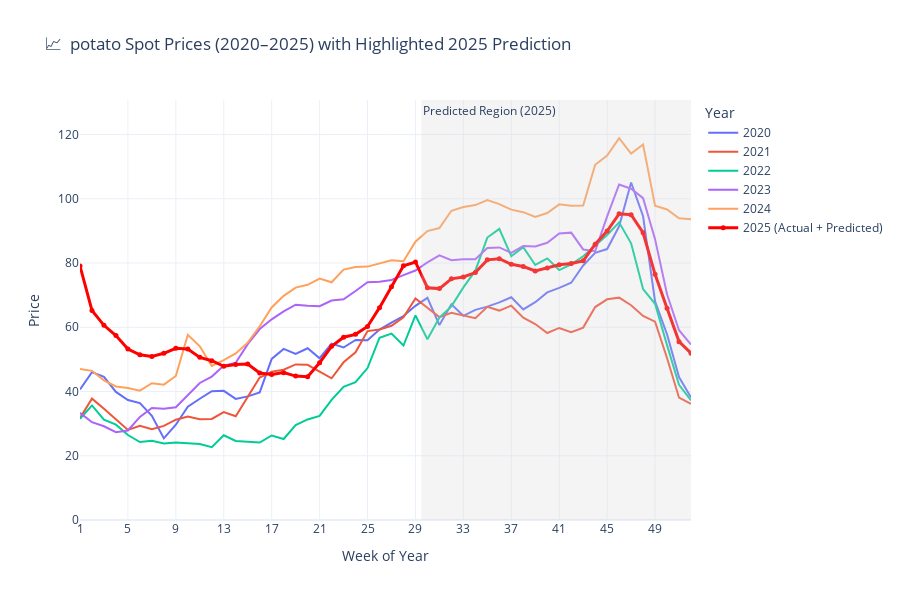

The code cell stored with this chart in its notebook:
### Code cell
import plotly.express as px
import plotly.graph_objects as go
import pandas as pd
import numpy as np
from sklearn.linear_model import LinearRegression
# 1. Filter actual 2025 spot prices (non-zero)
df_2025_actual = df[df["spot_price_2025"] > 0].copy()
df_2025_actual = df_2025_actual.reset_index(drop=True)

# Prepare Linear Regression model (if not done already)
x_train = df_2025_actual.index.values.reshape(-1, 1)
y_train = df_2025_actual["spot_price_2025"]
model = LinearRegression()
model.fit(x_train, y_train)

# 1. Compute average seasonality from 2020–2024
seasonal_prices = []
for year in ["2020", "2021", "2022", "2023", "2024"]:
    weekly_prices = df[f"spot_price_{year}"].values[:52]
    for week, price in enumerate(weekly_prices, 1):
        seasonal_prices.append([week, price])

season_df = pd.DataFrame(seasonal_prices, columns=["Week", "Price"])
avg_season = season_df.groupby("Week")["Price"].mean()

# 2. Combine all data
all_data = []

# Historical years (2020–2024)
for year in ["2020", "2021", "2022", "2023", "2024"]:
    prices = df[f"spot_price_{year}"].values[:52]
    for week, price in enumerate(prices, 1):
        all_data.append([week, price, year, "Actual"])

# 2025 actual (weeks 1–29)
actual_2025 = df["spot_price_2025"][df["spot_price_2025"] > 0].values
for week, price in enumerate(actual_2025, 1):
    all_data.append([week, price, "2025", "Actual"])

# 2025 predicted (weeks 30–52)
for week in range(30, 53):
    predicted_price = avg_season[week]
    all_data.append([week, predicted_price, "2025", "Predicted"])

# Make DataFrame
plot_data = pd.DataFrame(all_data, columns=["Week", "Price", "Year", "Type"])

# Split actual and predicted
actual_data = plot_data[plot_data["Type"] == "Actual"]
predicted_data = plot_data[plot_data["Type"] == "Predicted"]

# 3. Plot actual data (2020–2024)
fig = px.line(
    actual_data[actual_data["Year"] != "2025"],
    x="Week",
    y="Price",
    color="Year",
    title="📈  potato Spot Prices (2020–2025) with Highlighted 2025 Prediction",
    labels={"Price": "Spot Price", "Week": "Week of Year"},
    template="plotly_white",
    markers=False
)

# 4. Add full 2025 line (actual + predicted)
combined_2025 = plot_data[plot_data["Year"] == "2025"]
fig.add_scatter(
    x=combined_2025["Week"],
    y=combined_2025["Price"],
    mode="lines+markers",
    name="2025 (Actual + Predicted)",
    line=dict(color="red", width=3),
    marker=dict(size=5, symbol="circle"),
    showlegend=True
)

# 5. Highlight predicted region (week 30–52)
fig.add_vrect(
    x0=29.5, x1=52,
    fillcolor="lightgray",
    opacity=0.25,
    annotation_text="Predicted Region (2025)",
    annotation_position="top left",
    line_width=0
)

# 6. Layout tweaks
fig.update_layout(
    hovermode="x unified",
    legend_title_text="Year",
    xaxis=dict(tickmode='linear', tick0=1, dtick=4, range=[1, 52]),
    yaxis=dict(title="Price", range=[0, plot_data["Price"].max() * 1.1]),
    height=600
)

fig.show()

### Figure 1 — Plotly figure (JSON) as saved in the notebook; plotly's stock layout.template omitted (floating-point values rounded to 4 significant figures)
{"data": [{"hovertemplate": "Year=2020<br>Week of Year=%{x}<br>Spot Price=%{y}<extra></extra>", "legendgroup": "2020", "line": {"color": "#636efa", "dash": "solid"}, "marker": {"symbol": "circle"}, "mode": "lines", "name": "2020", "orientation": "v", "showlegend": true, "type": "scatter", "x": [1, 2, 3, 4, 5, 6, 7, 8, 9, 10, 11, 12, 13, 14, 15, 16, 17, 18, 19, 20, 21, 22, 23, 24, 25, 26, 27, 28, 29, 30, 31, 32, 33, 34, 35, 36, 37, 38, 39, 40, 41, 42, 43, 44, 45, 46, 47, 48, 49, 50, 51, 52], "xaxis": "x", "y": [40.62, 46.02, 44.54, 39.88, 37.35, 36.4, 32.43, 25.42, 29.67, 35.3, 37.75, 40.11, 40.2, 37.7, 38.48, 39.72, 50.16, 53.26, 51.7, 53.47, 50.36, 54.9, 53.7, 56.06, 55.94, 59.27, 61.43, 63.5, 66.67, 69.16, 60.7, 67.16, 63.57, 65.43, 66.43, 67.74, 69.36, 65.56, 67.82, 70.87, 72.27, 73.87, 79.24, 83.16, 84.35, 91.44, 105.1, 94.57, 68.06, 57.79, 44.49, 38.17], "yaxis": "y"}, {"hovertemplate": "Year=2021<br>Week of Year=%{x}<br>Spot Price=%{y}<extra></extra>", "legendgroup": "2021", "line": {"color": "#EF553B", "dash": "solid"}, "marker": {"symbol": "circle"}, "mode": "lines", "name": "2021", "orientation": "v", "showlegend": true, "type": "scatter", "x": [1, 2, 3, 4, 5, 6, 7, 8, 9, 10, 11, 12, 13, 14, 15, 16, 17, 18, 19, 20, 21, 22, 23, 24, 25, 26, 27, 28, 29, 30, 31, 32, 33, 34, 35, 36, 37, 38, 39, 40, 41, 42, 43, 44, 45, 46, 47, 48, 49, 50, 51, 52], "xaxis": "x", "y": [31.76, 37.79, 34.64, 31.39, 28.04, 29.34, 28.3, 29.29, 31.24, 32.25, 31.35, 31.47, 33.6, 32.28, 38.42, 44.36, 46.19, 46.78, 48.43, 48.32, 46.19, 44.12, 49.1, 52.22, 58.81, 59.32, 60.46, 63.14, 68.95, 65.98, 63.17, 64.52, 63.6, 62.85, 66.36, 65.2, 66.72, 63.01, 61.01, 58.21, 59.79, 58.46, 59.91, 66.3, 68.7, 69.22, 66.87, 63.54, 61.74, 50.45, 38.08, 36.16], "yaxis": "y"}, {"hovertemplate": "Year=2022<br>Week of Year=%{x}<br>Spot Price=%{y}<extra></extra>", "legendgroup": "2022", "line": {"color": "#00cc96", "dash": "solid"}, "marker": {"symbol": "circle"}, "mode": "lines", "name": "2022", "orientation": "v", "showlegend": true, "type": "scatter", "x": [1, 2, 3, 4, 5, 6, 7, 8, 9, 10, 11, 12, 13, 14, 15, 16, 17, 18, 19, 20, 21, 22, 23, 24, 25, 26, 27, 28, 29, 30, 31, 32, 33, 34, 35, 36, 37, 38, 39, 40, 41, 42, 43, 44, 45, 46, 47, 48, 49, 50, 51, 52], "xaxis": "x", "y": [31.5, 35.67, 31.25, 29.68, 26.46, 24.26, 24.68, 23.79, 24.1, 23.96, 23.65, 22.68, 26.37, 24.59, 24.42, 24.1, 26.32, 25.21, 29.58, 31.31, 32.4, 37.4, 41.49, 42.89, 47.3, 56.74, 58.02, 54.3, 63.7, 56.25, 63.02, 66.5, 72.42, 77.62, 87.93, 90.65, 82.12, 84.9, 79.39, 81.45, 77.82, 79.6, 82.09, 85.54, 88.71, 92.66, 86.14, 71.91, 67.3, 54.45, 42.07, 37.21], "yaxis": "y"}, {"hovertemplate": "Year=2023<br>Week of Year=%{x}<br>Spot Price=%{y}<extra></extra>", "legendgroup": "2023", "line": {"color": "#ab63fa", "dash": "solid"}, "marker": {"symbol": "circle"}, "mode": "lines", "name": "2023", "orientation": "v", "showlegend": true, "type": "scatter", "x": [1, 2, 3, 4, 5, 6, 7, 8, 9, 10, 11, 12, 13, 14, 15, 16, 17, 18, 19, 20, 21, 22, 23, 24, 25, 26, 27, 28, 29, 30, 31, 32, 33, 34, 35, 36, 37, 38, 39, 40, 41, 42, 43, 44, 45, 46, 47, 48, 49, 50, 51, 52], "xaxis": "x", "y": [33.35, 30.44, 29.17, 27.32, 27.86, 32.08, 34.85, 34.67, 35.11, 38.88, 42.67, 44.64, 48.07, 48.98, 54.73, 59.45, 62.48, 64.94, 67.02, 66.73, 66.58, 68.32, 68.74, 71.31, 74.03, 74.2, 74.74, 76.25, 77.66, 80.19, 82.4, 80.9, 81.18, 81.2, 84.65, 84.86, 83.16, 85.33, 85.15, 86.3, 89.23, 89.46, 84.23, 83.71, 94.5, 104.5, 103.1, 100.2, 87.44, 70.26, 59.08, 54.6], "yaxis": "y"}, {"hovertemplate": "Year=2024<br>Week of Year=%{x}<br>Spot Price=%{y}<extra></extra>", "legendgroup": "2024", "line": {"color": "#FFA15A", "dash": "solid"}, "marker": {"symbol": "circle"}, "mode": "lines", "name": "2024", "orientation": "v", "showlegend": true, "type": "scatter", "x": [1, 2, 3, 4, 5, 6, 7, 8, 9, 10, 11, 12, 13, 14, 15, 16, 17, 18, 19, 20, 21, 22, 23, 24, 25, 26, 27, 28, 29, 30, 31, 32, 33, 34, 35, 36, 37, 38, 39, 40, 41, 42, 43, 44, 45, 46, 47, 48, 49, 50, 51, 52], "xaxis": "x", "y": [46.98, 46.44, 43.47, 41.59, 41.11, 40.26, 42.57, 42.14, 44.84, 57.65, 54.08, 47.97, 49.76, 51.84, 55.2, 60.32, 66.16, 69.78, 72.34, 73.23, 75.14, 74, 77.95, 78.73, 78.89, 79.94, 80.86, 80.58, 86.65, 89.96, 90.89, 96.27, 97.44, 98.05, 99.57, 98.35, 96.63, 95.84, 94.38, 95.56, 98.28, 97.82, 97.92, 110.6, 113.5, 118.9, 114.1, 116.9, 97.85, 96.68, 93.93, 93.6], "yaxis": "y"}, {"line": {"color": "red", "width": 3}, "marker": {"size": 5, "symbol": "circle"}, "mode": "lines+markers", "name": "2025 (Actual + Predicted)", "showlegend": true, "type": "scatter", "x": [1, 2, 3, 4, 5, 6, 7, 8, 9, 10, 11, 12, 13, 14, 15, 16, 17, 18, 19, 20, 21, 22, 23, 24, 25, 26, 27, 28, 29, 30, 31, 32, 33, 34, 35, 36, 37, 38, 39, 40, 41, 42, 43, 44, 45, 46, 47, 48, 49, 50, 51, 52], "y": [79.04, 65.24, 60.61, 57.42, 53.22, 51.45, 50.9, 51.9, 53.44, 53.23, 50.63, 49.58, 47.85, 48.4, 48.53, 45.78, 45.28, 45.88, 44.8, 44.62, 48.96, 54.09, 56.9, 57.8, 60.25, 66.11, 72.64, 79.16, 80.33, 72.31, 72.04, 75.07, 75.64, 77.03, 80.99, 81.36, 79.6, 78.93, 77.55, 78.48, 79.48, 79.84, 80.68, 85.86, 89.95, 95.33, 95.06, 89.43, 76.48, 65.93, 55.53, 51.95]}], "layout": {"annotations": [{"showarrow": false, "text": "Predicted Region (2025)", "x": 29.5, "xanchor": "left", "xref": "x", "y": 1, "yanchor": "top", "yref": "y domain"}], "height": 600, "hovermode": "x unified", "legend": {"title": {"text": "Year"}, "tracegroupgap": 0}, "shapes": [{"fillcolor": "lightgray", "line": {"width": 0}, "opacity": 0.25, "type": "rect", "x0": 29.5, "x1": 52, "xref": "x", "y0": 0, "y1": 1, "yref": "y domain"}], "title": {"text": "📈  potato Spot Prices (2020–2025) with Highlighted 2025 Prediction"}, "xaxis": {"anchor": "y", "domain": [0, 1], "dtick": 4, "range": [1, 52], "tick0": 1, "tickmode": "linear", "title": {"text": "Week of Year"}}, "yaxis": {"anchor": "x", "domain": [0, 1], "range": [0, 130.8], "title": {"text": "Price"}}}}
